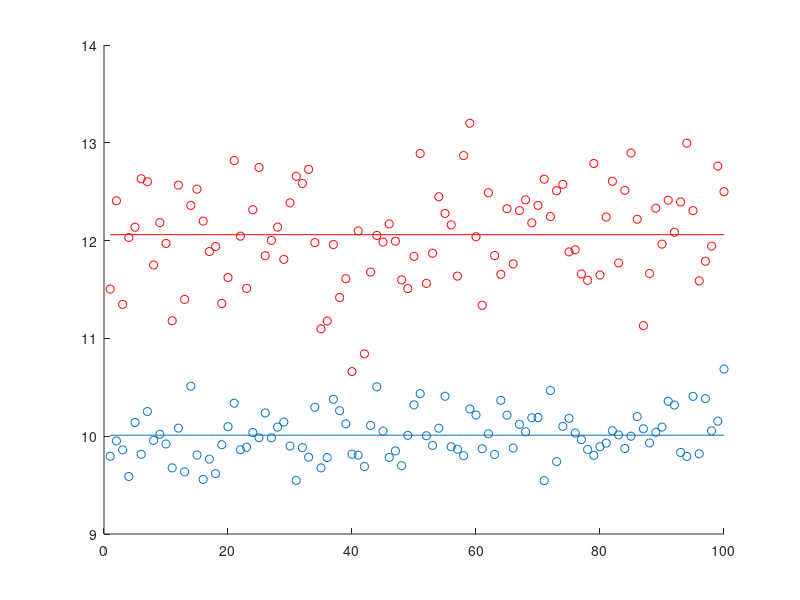

Reproduce this figure in MATLAB.
close all
clear
clc

% generate data:
n1 = 100; m1 = 10.0; s1 = 0.25;
n2 = 100; m2 = 12.0; s2 = 0.50;
data1 = m1 + s1 * randn(n1,1);
data2 = m2 + s2 * randn(n2,1);
%data2 = data1; % test with same data

% get the mean and variance of the sample
mdata1 = mean(data1); vdata1 = var(data1);
mdata2 = mean(data2); vdata2 = var(data2);
% data2 = data1;

scatter(1:n1,data1)
hold on
scatter(1:n2,data2,'r')
plot(1:100,mdata1*ones(1,n1),'-')
plot(1:100,mdata2*ones(1,n2),'-r')

% compute T value
dmdata = mdata2 - mdata1;
sdata = sqrt( vdata1 / n1 + vdata2 / n2 );
tval = dmdata / sdata;

% choose confidence interval
conf_int = 95.0;

ttest2(data1,data2)

% get tcrit for N (pooled sample size) and confidence interval ( 2-tailed test )
% tcrit = stats.t.ppf(1.0 - (1.0-conf_int/100.0)/2.0, (n1 + n2 - 2))

% Test for statistical significance
% Null hypothesis : The two means are essentially the same
% ssig = np.sign(tval-tcrit) != np.sign(tval+tcrit)
% if ( ssig ):
%     print 'the two samples are STATISTICALLY THE SAME at %d%% confidence interval' % int(conf_int)
% else
%     print 'the two samples are STATISTICALLY DIFFERENT at %d%% confidence interval' % int(conf_int)
% end
